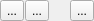
<?xml version="1.0" encoding="UTF-8"?>
<ui version="4.0">
 <class>Frame_TypeSubtype</class>
 <widget class="QFrame" name="Frame_TypeSubtype">
  <property name="geometry">
   <rect>
    <x>0</x>
    <y>0</y>
    <width>94</width>
    <height>19</height>
   </rect>
  </property>
  <property name="windowTitle">
   <string>ListLockableEditButtons_DialogComponents</string>
  </property>
  <layout class="QHBoxLayout" name="horizontalLayout">
   <property name="spacing">
    <number>1</number>
   </property>
   <property name="leftMargin">
    <number>0</number>
   </property>
   <property name="topMargin">
    <number>0</number>
   </property>
   <property name="rightMargin">
    <number>0</number>
   </property>
   <property name="bottomMargin">
    <number>0</number>
   </property>
   <item>
    <widget class="QToolButton" name="btnAdd">
     <property name="toolTip">
      <string>Add Record</string>
     </property>
     <property name="text">
      <string>...</string>
     </property>
     <property name="icon">
      <iconset resource="../../../data/PhoPyQtTimelinePlotterResourceFile.qrc">
       <normaloff>:/fugue/plus</normaloff>:/fugue/plus</iconset>
     </property>
    </widget>
   </item>
   <item>
    <widget class="QToolButton" name="btnMinus">
     <property name="toolTip">
      <string>Remove Selected Record</string>
     </property>
     <property name="text">
      <string>...</string>
     </property>
     <property name="icon">
      <iconset resource="../../../data/PhoPyQtTimelinePlotterResourceFile.qrc">
       <normaloff>:/fugue/minus</normaloff>:/fugue/minus</iconset>
     </property>
    </widget>
   </item>
   <item>
    <spacer name="horizontalSpacer">
     <property name="orientation">
      <enum>Qt::Horizontal</enum>
     </property>
     <property name="sizeHint" stdset="0">
      <size>
       <width>40</width>
       <height>20</height>
      </size>
     </property>
    </spacer>
   </item>
   <item>
    <widget class="QToolButton" name="btnToggleLocked">
     <property name="toolTip">
      <string>Re-lock to prevent editing</string>
     </property>
     <property name="text">
      <string>...</string>
     </property>
     <property name="icon">
      <iconset resource="../../../data/PhoPyQtTimelinePlotterResourceFile.qrc">
       <normaloff>:/fugue/lock-locked</normaloff>
       <normalon>:/fugue/lock-unlocked</normalon>:/fugue/lock-locked</iconset>
     </property>
     <property name="checkable">
      <bool>true</bool>
     </property>
     <property name="checked">
      <bool>false</bool>
     </property>
    </widget>
   </item>
  </layout>
 </widget>
 <resources>
  <include location="../../../data/PhoPyQtTimelinePlotterResourceFile.qrc"/>
 </resources>
 <connections/>
</ui>
